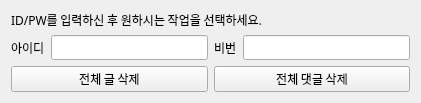
<?xml version="1.0" encoding="UTF-8"?>
<ui version="4.0">
 <class>Dialog</class>
 <widget class="QDialog" name="Dialog">
  <property name="geometry">
   <rect>
    <x>0</x>
    <y>0</y>
    <width>421</width>
    <height>99</height>
   </rect>
  </property>
  <property name="windowTitle">
   <string>Dialog</string>
  </property>
  <layout class="QGridLayout" name="gridLayout">
   <item row="0" column="0">
    <layout class="QVBoxLayout" name="verticalLayout">
     <item>
      <widget class="QLabel" name="status">
       <property name="font">
        <font>
         <family>예스 고딕 레귤러</family>
        </font>
       </property>
       <property name="text">
        <string>&lt;html&gt;&lt;head/&gt;&lt;body&gt;&lt;p&gt;ID/PW를 입력하신 후 원하시는 작업을 선택하세요.&lt;/p&gt;&lt;/body&gt;&lt;/html&gt;</string>
       </property>
       <property name="alignment">
        <set>Qt::AlignLeading|Qt::AlignLeft|Qt::AlignTop</set>
       </property>
      </widget>
     </item>
     <item>
      <layout class="QHBoxLayout" name="horizontalLayout_2">
       <item>
        <layout class="QFormLayout" name="formLayout_2">
         <property name="labelAlignment">
          <set>Qt::AlignCenter</set>
         </property>
         <property name="formAlignment">
          <set>Qt::AlignCenter</set>
         </property>
         <item row="0" column="1">
          <widget class="QLineEdit" name="id">
           <property name="font">
            <font>
             <family>예스 고딕 레귤러</family>
            </font>
           </property>
          </widget>
         </item>
         <item row="0" column="0">
          <widget class="QLabel" name="label">
           <property name="font">
            <font>
             <family>예스 고딕 레귤러</family>
            </font>
           </property>
           <property name="text">
            <string>아이디</string>
           </property>
           <property name="alignment">
            <set>Qt::AlignLeading|Qt::AlignLeft|Qt::AlignVCenter</set>
           </property>
          </widget>
         </item>
        </layout>
       </item>
       <item>
        <layout class="QFormLayout" name="formLayout_3">
         <property name="formAlignment">
          <set>Qt::AlignLeading|Qt::AlignLeft|Qt::AlignVCenter</set>
         </property>
         <item row="0" column="0">
          <widget class="QLabel" name="label_2">
           <property name="font">
            <font>
             <family>예스 고딕 레귤러</family>
            </font>
           </property>
           <property name="text">
            <string>비번</string>
           </property>
           <property name="alignment">
            <set>Qt::AlignLeading|Qt::AlignLeft|Qt::AlignVCenter</set>
           </property>
          </widget>
         </item>
         <item row="0" column="1">
          <widget class="QLineEdit" name="pw">
           <property name="font">
            <font>
             <family>예스 고딕 레귤러</family>
            </font>
           </property>
           <property name="echoMode">
            <enum>QLineEdit::Password</enum>
           </property>
          </widget>
         </item>
        </layout>
       </item>
      </layout>
     </item>
     <item>
      <layout class="QHBoxLayout" name="horizontalLayout_3">
       <item>
        <layout class="QFormLayout" name="formLayout_4">
         <property name="rowWrapPolicy">
          <enum>QFormLayout::DontWrapRows</enum>
         </property>
         <property name="labelAlignment">
          <set>Qt::AlignCenter</set>
         </property>
         <property name="formAlignment">
          <set>Qt::AlignCenter</set>
         </property>
         <item row="0" column="0" colspan="2">
          <widget class="QPushButton" name="articles">
           <property name="font">
            <font>
             <family>예스 고딕 레귤러</family>
            </font>
           </property>
           <property name="focusPolicy">
            <enum>Qt::NoFocus</enum>
           </property>
           <property name="autoFillBackground">
            <bool>false</bool>
           </property>
           <property name="text">
            <string>전체 글 삭제</string>
           </property>
           <property name="autoDefault">
            <bool>false</bool>
           </property>
           <property name="flat">
            <bool>false</bool>
           </property>
          </widget>
         </item>
        </layout>
       </item>
       <item>
        <layout class="QFormLayout" name="formLayout_5">
         <property name="formAlignment">
          <set>Qt::AlignCenter</set>
         </property>
         <item row="0" column="0" colspan="2">
          <widget class="QPushButton" name="comments">
           <property name="font">
            <font>
             <family>예스 고딕 레귤러</family>
            </font>
           </property>
           <property name="focusPolicy">
            <enum>Qt::NoFocus</enum>
           </property>
           <property name="text">
            <string>전체 댓글 삭제</string>
           </property>
          </widget>
         </item>
        </layout>
       </item>
      </layout>
     </item>
    </layout>
   </item>
  </layout>
 </widget>
 <resources/>
 <connections/>
</ui>
